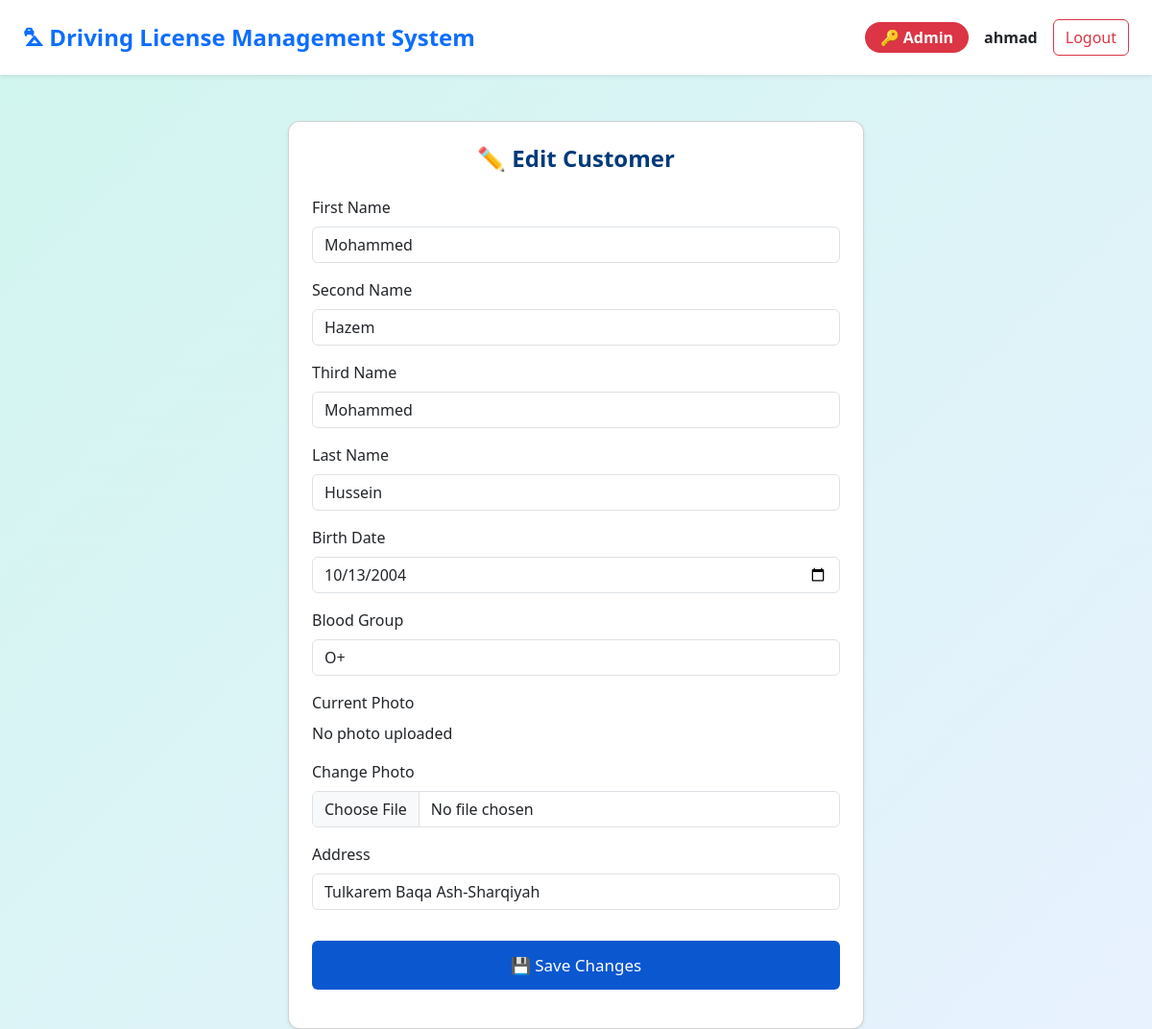
Page /editcustomer.php?id=420258159 (signed in) on the committed database.
### tables this page shows
CREATE TABLE `customer` (
  `CustIDNo` varchar(20) NOT NULL,
  `FName` varchar(100) NOT NULL,
  `SName` varchar(100) NOT NULL,
  `ThName` varchar(100) DEFAULT NULL,
  `LName` varchar(100) NOT NULL,
  `BirthDate` date NOT NULL,
  `BloodGroup` varchar(5) NOT NULL,
  `Address` varchar(255) NOT NULL,
  PRIMARY KEY (`CustIDNo`)
);

### editcustomer.php (the view, shortened to what this page needs)
<?php
require "config.php";
$customer = null;
if (isset($_GET['id'])) {
    $id = trim($_GET['id']);
    $result = $conn->query("select * from Customer where CustIDNo = '$id'");
    if ($result->num_rows > 0) {
        $customer = $result->fetch_assoc();
    } else {
        $notFound = true;
    }
}
?>
<html>
<head>
    <link href="https://cdn.jsdelivr.net/npm/bootstrap@5.3.2/dist/css/bootstrap.min.css" rel="stylesheet">
</head>
<body style="background: linear-gradient(135deg, #d0f5ee, #e8f2ff);">
    <nav class="navbar navbar-expand-lg navbar-light bg-white shadow-sm px-4 py-3">
        <a class="navbar-brand fw-bold text-primary fs-4" href="dashboard.php">⛍ Driving License Management System</a>
        <div class="d-flex ms-auto align-items-center gap-3">
            <?php if (isset($_SESSION['role']) && $_SESSION['role'] === "Admin"): ?>
                <span class="badge bg-danger rounded-pill px-3 py-2 fs-6">
                    🔑 Admin
                </span>
            <?php endif; ?>
        <span class="fw-semibold text-dark"><?php echo $_SESSION['username']; ?></span>
            <a href="logout.php" class="btn btn-outline-danger">Logout</a>
        </div>
    </nav>
    <div class="container">
        <div class="card shadow-sm mx-auto mt-5" style="max-width: 600px; border-radius:12px;">
            <div class="card-body p-4">
                <h4 class="text-center mb-4" style="color:#003a7a; font-weight:bold;">
                    ✏️ Edit Customer
                </h4>
                <form method="POST" enctype="multipart/form-data">
                    <label class="form-label">First Name</label>
                    <input type="text" name="fname" class="form-control mb-3" value="<?= $customer['FName'] ?>" required>
                    <label class="form-label">Second Name</label>
                    <input type="text" name="sname" class="form-control mb-3" value="<?= $customer['SName'] ?>" required>
                    <label class="form-label">Third Name</label>
                    <input type="text" name="thname" class="form-control mb-3" value="<?= $customer['ThName'] ?>">
                    <label class="form-label">Last Name</label>
                    <input type="text" name="lname" class="form-control mb-3" value="<?= $customer['LName'] ?>" required>
                    <label class="form-label">Birth Date</label>
                    <input type="date" name="birth" class="form-control mb-3" value="<?= $customer['BirthDate'] ?>" required>
                    <label class="form-label">Blood Group</label>
                    <input type="text" name="blood" class="form-control mb-3" value="<?= $customer['BloodGroup'] ?>" required>
                    <div class="mb-3">
                        <label class="form-label">Current Photo</label><br>
                        <?php if (!empty($_SESSION["customer_photo"])): ?>
                            <img src="<?= $_SESSION["customer_photo"] ?>" width="120" style="border-radius:8px; border:1px solid #ccc;" alt="Customer Photo">
                        <?php else: ?>
                            <p>No photo uploaded</p>
                        <?php endif; ?>
                    </div>
                    <div class="mb-3">
                        <label class="form-label">Change Photo</label>
                        <input type="file" name="photo" accept="image/*" class="form-control">
                    </div>
                    <label class="form-label">Address</label>
                    <input type="text" name="address" class="form-control mb-3" value="<?= $customer['Address'] ?>" required>
                    <button class="btn w-100 text-white mt-3"
                        style="background:#0a57d0; font-size:17px; padding:12px;">
                        💾 Save Changes
                    </button>
                </form>
            </div>
        </div>
    </div>
</body>
</html>

### rows in the picture
customer: fname "Mohammed", sname "Hazem", thname "Mohammed", lname "Hussein", birth "10/13/2004", blood "O+", address "Tulkarem Baqa Ash-Sharqiyah"

### other values in the picture
$_SESSION['username'] "ahmad"
